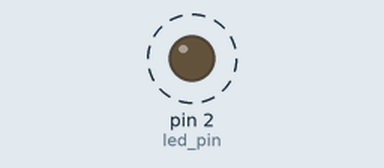
Recording of a sketch running on a simulated Arduino Uno, built with avr-gcc and run on an emulated ATmega328P. Shown: output pins drawn as LEDs (lit = HIGH). Dashed ring = blinking.

Above: at 0.5 s.
Timing chart, 0 to 4.6 s (numbered marks = the images above):
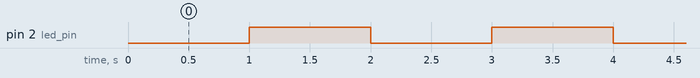

The sketch:

LED.ino
```cpp
// C++ code
//
#define led_pin 2

void setup()
{
  pinMode(led_pin, OUTPUT);

  Serial.println("Done setup!");
  digitalWrite(led_pin, HIGH);
}

void loop()
{
  digitalWrite(led_pin, LOW);
  delay(1000);
  digitalWrite(led_pin, HIGH);
  delay(1000);
}
```

Measured:
- by itself, pin 2 (led_pin): alternates HIGH for 1.0 s and LOW for 1.0 s
